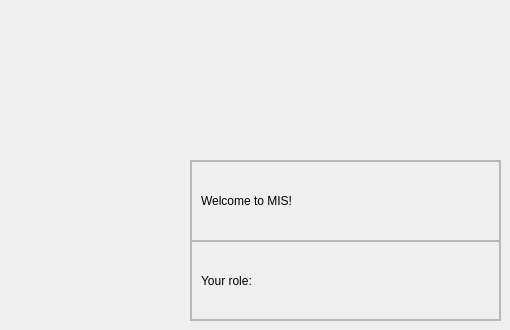
             <widget class="QWidget" name="page_home">
              <widget class="QFrame" name="frame_89">
               <property name="geometry">
                <rect>
                 <x>190</x>
                 <y>160</y>
                 <width>311</width>
                 <height>161</height>
                </rect>
               </property>
               <property name="frameShape">
                <enum>QFrame::StyledPanel</enum>
               </property>
               <property name="frameShadow">
                <enum>QFrame::Raised</enum>
               </property>
               <layout class="QVBoxLayout" name="verticalLayout_66">
                <property name="spacing">
                 <number>0</number>
                </property>
                <property name="leftMargin">
                 <number>0</number>
                </property>
                <property name="topMargin">
                 <number>0</number>
                </property>
                <property name="rightMargin">
                 <number>0</number>
                </property>
                <property name="bottomMargin">
                 <number>0</number>
                </property>
                <item>
                 <widget class="QFrame" name="frame_91">
                  <property name="frameShape">
                   <enum>QFrame::StyledPanel</enum>
                  </property>
                  <property name="frameShadow">
                   <enum>QFrame::Raised</enum>
                  </property>
                  <layout class="QHBoxLayout" name="horizontalLayout_53">
                   <item>
                    <widget class="QLabel" name="label">
                     <property name="layoutDirection">
                      <enum>Qt::LeftToRight</enum>
                     </property>
                     <property name="styleSheet">
                      <string notr="true">font: 18pt &quot;幼圆&quot;;</string>
                     </property>
                     <property name="frameShape">
                      <enum>QFrame::NoFrame</enum>
                     </property>
                     <property name="lineWidth">
                      <number>1</number>
                     </property>
                     <property name="text">
                      <string>Welcome to MIS!</string>
                     </property>
                     <property name="textFormat">
                      <enum>Qt::PlainText</enum>
                     </property>
                     <property name="alignment">
                      <set>Qt::AlignLeading|Qt::AlignLeft|Qt::AlignVCenter</set>
                     </property>
                    </widget>
                   </item>
                  </layout>
                 </widget>
                </item>
                <item>
                 <widget class="QFrame" name="frame_90">
                  <property name="frameShape">
                   <enum>QFrame::StyledPanel</enum>
                  </property>
                  <property name="frameShadow">
                   <enum>QFrame::Raised</enum>
                  </property>
                  <layout class="QHBoxLayout" name="horizontalLayout_52">
                   <item>
                    <widget class="QLabel" name="label_106">
                     <property name="minimumSize">
                      <size>
                       <width>0</width>
                       <height>50</height>
                      </size>
                     </property>
                     <property name="styleSheet">
                      <string notr="true">font: 16pt &quot;幼圆&quot;;</string>
                     </property>
                     <property name="text">
                      <string>Your role:</string>
                     </property>
                    </widget>
                   </item>
                   <item>
                    <widget class="QLabel" name="label_role">
                     <property name="styleSheet">
                      <string notr="true">font: 14pt &quot;幼圆&quot;;</string>
                     </property>
                     <property name="text">
                      <string/>
                     </property>
                    </widget>
                   </item>
                  </layout>
                 </widget>
                </item>
               </layout>
              </widget>
             </widget>
